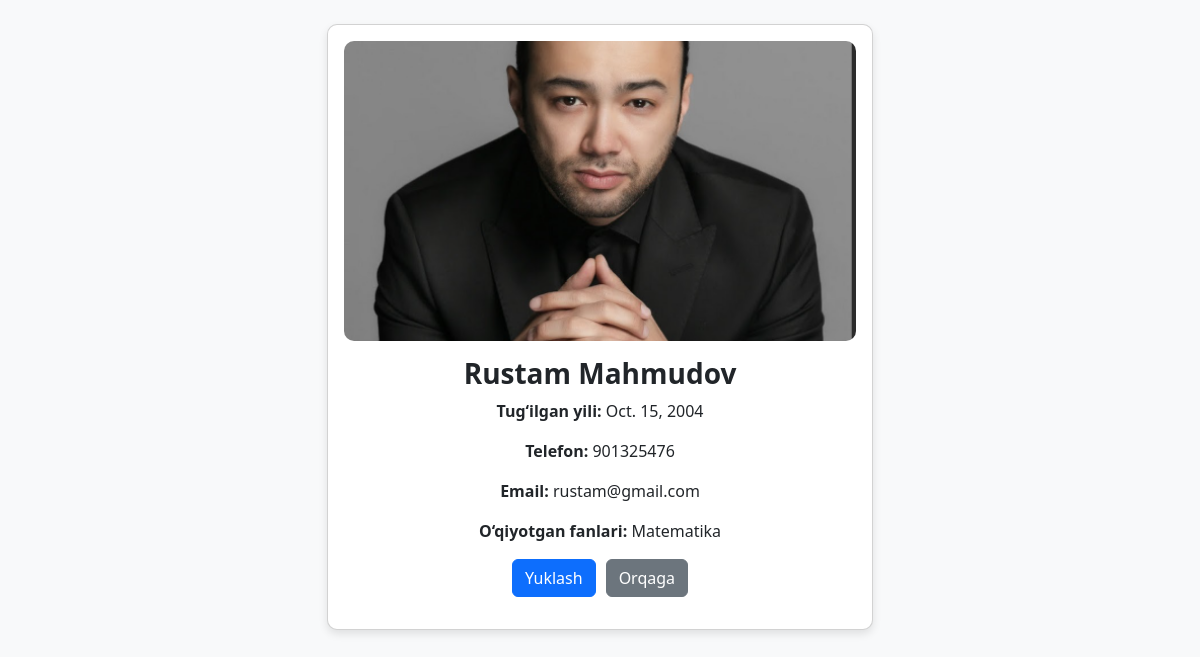
The app's page /student/3/ with its own data.
### configapp/models.py (models this page shows, shortened)
class Student(models.Model):
    name = models.CharField(max_length=50)
    surname = models.CharField(max_length=50)
    lastname = models.CharField(max_length=50)
    phone = models.CharField(max_length=15)
    address = models.CharField(max_length=255)
    email = models.EmailField(unique=True)
    yili= models.DateField()
    fanlar = models.ForeignKey(Fanlar, on_delete=models.CASCADE)
    created_ed = models.DateTimeField(auto_now_add=True)
    updated_ed = models.DateTimeField(auto_now=True)
    photo = models.ImageField(upload_to='photos/%Y/%m/%d/', blank=True, null=True)
    class Meta:
        verbose_name = "Student"
        verbose_name_plural = "Students"
        ordering = ['-created_ed']

class Fanlar(models.Model):
    title = models.CharField(max_length=50)
    created_ed = models.DateTimeField(auto_now_add=True)
    updated_ed = models.DateTimeField(auto_now=True)
    def __str__(self):
        return self.title

### configapp/views.py (the view)
# urls.py: path('student/<int:student_id>/', student, name='student_detail'),
def student(request, student_id):
    student = get_object_or_404(Student, id=student_id)
    context = {
        'student': student
    }
    return render(request, 'student.html', context)

### configapp/templates/student.html (shortened to what this page needs)
<!DOCTYPE html>
<html lang="uz">
<head>
    <link href="https://cdn.jsdelivr.net/npm/bootstrap@5.3.0/dist/css/bootstrap.min.css" rel="stylesheet">
</head>
<body>
    <div class="container mt-4 text-center">
        <div class="row justify-content-center">
            <div class="col-md-6">
                <div class="card p-3">
                    {% if student.photo %}
                        <img src="{{ student.photo.url }}" alt="{{ student.name }}">
                    {% else %}
                        <img src="https://via.placeholder.com/300" alt="Rasm yo'q">
                    {% endif %}
                    <div class="card-body">
                        <h3 class="card-title fw-bold text-capitalize">{{ student.name }} {{ student.surname }}</h3>
                        <p><strong>Tug‘ilgan yili:</strong> {{ student.yili }}</p>
                        <p><strong>Telefon:</strong> {{ student.phone }}</p>
                        <p><strong>Email:</strong> {{ student.email }}</p>
                        <p><strong>O‘qiyotgan fanlari:</strong> {{ student.fanlar }}</p>
                        <div class="btn-container">
                            <a href="{% url 'generate_student_pdf' student.id %}" class="btn btn-primary">
                                Yuklash
                            </a>
                            <a href="{% url 'index' %}" class="btn btn-secondary">
                                Orqaga
                            </a>
                        </div>
                    </div>
                </div>
            </div>
        </div>
    </div>
</body>
</html>

### configapp/templates/student.html (style rules this page uses)
body { background-color: #f8f9fa; }
.card { box-shadow: 0px 4px 8px rgba(0,0,0,0.1); border-radius: 10px; }
.card img { border-radius: 10px; width: 100%; max-height: 300px; object-fit: cover; }
.btn-container { display: flex; justify-content: center; gap: 10px; margin-top: 15px; }

### records on screen
Student: photo (picture), name "Rustam", surname "Mahmudov", yili "Oct. 15, 2004", phone "901325476", email "rustam@gmail.com", fanlar "Matematika"
